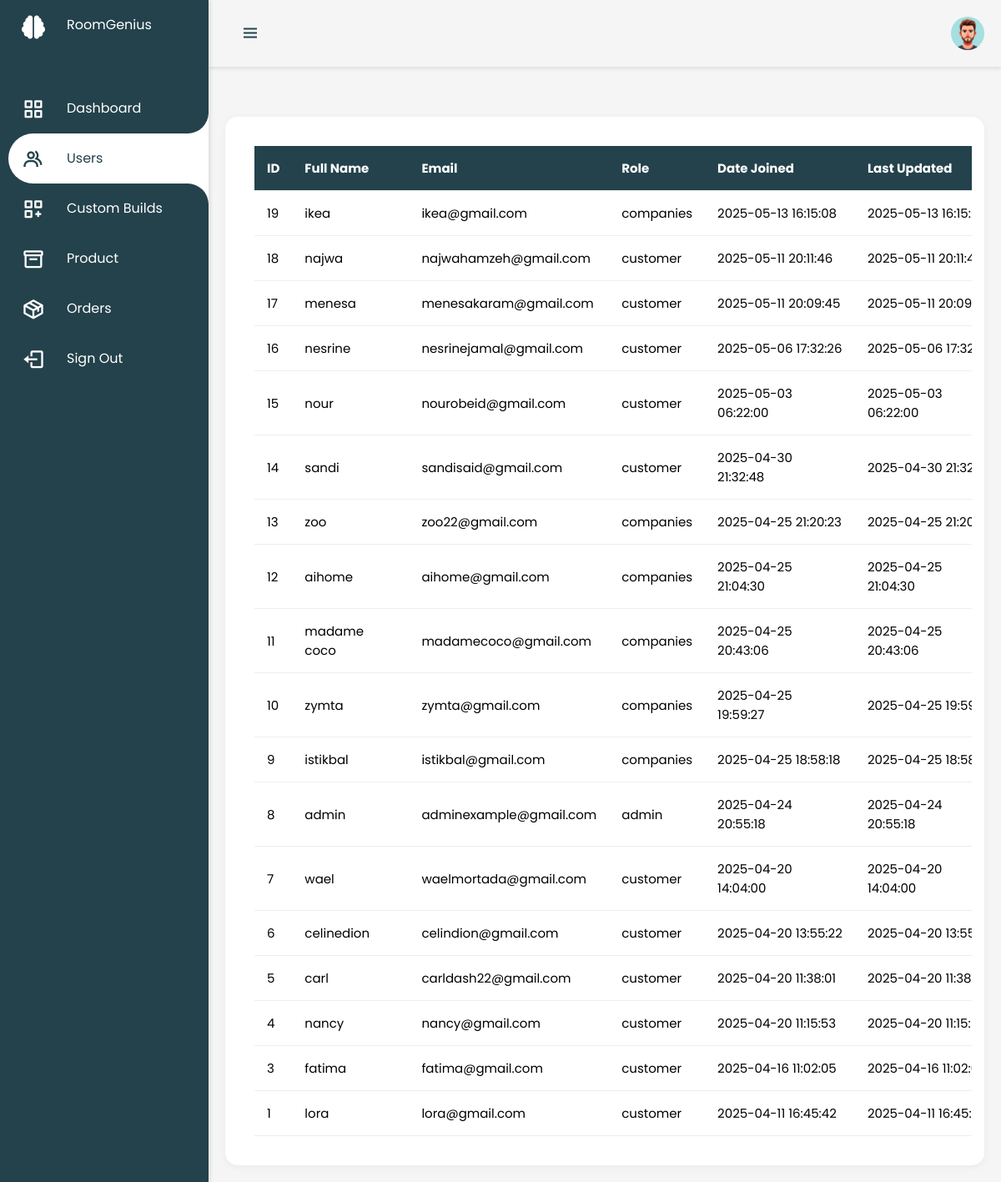
Page /users.php (signed in) on the committed database.
### tables this page shows
CREATE TABLE `users` (
  `id` int(11) NOT NULL,
  `name` varchar(100) NOT NULL,
  `email` varchar(100) NOT NULL,
  `password` varchar(255) NOT NULL,
  `role` varchar(50) NOT NULL,
  `created_at` timestamp NOT NULL DEFAULT current_timestamp(),
  `updated_at` timestamp NOT NULL DEFAULT current_timestamp()
);

### users.php (the view, shortened to what this page needs)
<?php
include 'db.php';
?>
<!DOCTYPE html>
<html lang="en">
<head>
    <link href='https://unpkg.com/boxicons@2.1.4/css/boxicons.min.css' rel='stylesheet'>
    <link rel="stylesheet" href="https://cdnjs.cloudflare.com/ajax/libs/font-awesome/6.5.1/css/all.min.css">
    <link rel="stylesheet" href="https://cdn.jsdelivr.net/npm/remixicon/fonts/remixicon.css">
    <link rel="stylesheet" href="admin.css">
    <link rel="stylesheet" href="users.css">
</head>
<body>
    <div id="admin-wrapper">
        <?php include 'admin_sidebar.php'; ?>
        <div id="admin-content">
            <div class="main">
            <div class="topbar">
                <div class="toggle">
                    <i class='bx bx-menu'></i>
                </div>
                <div class="user">
                    <img src="photos/adminphoto.JPG" alt="Admin">
                </div>
            </div>
            <div class="content">
                <div class="details">
                    <div class="recentOrders">
                        <table>
                            <thead>
                                <tr>
                                    <th>ID</th>
                                    <th>Full Name</th>
                                    <th>Email</th>
                                    <th>Role</th>
                                    <th>Date Joined</th>
                                    <th>Last Updated</th>
                                </tr>
                            </thead>
                            <tbody>
                                <?php
                                $query = "SELECT id, name, email, role, created_at, updated_at FROM users ORDER BY created_at DESC";
                                $result = $conn->query($query);
                                if ($result->num_rows > 0) {
                                    while ($row = $result->fetch_assoc()) {
                                        echo "<tr>
                                            <td>{$row['id']}</td>
                                            <td>{$row['name']}</td>
                                            <td>{$row['email']}</td>
                                            <td>{$row['role']}</td>
                                            <td>{$row['created_at']}</td>
                                            <td>{$row['updated_at']}</td>
                                        </tr>";
                                    }
                                } else {
                                    echo "<tr><td colspan='6'>No users found.</td></tr>";
                                }
                                ?>
                            </tbody>
                        </table>
                    </div>
                </div>
            </div>
        </div>
    </div>
</body>
</html>

### admin.css (style rules this page uses)
* { margin: 0; padding: 0; box-sizing: border-box; font-family: 'Poppins', sans-serif; }
body { min-height: 100vh; overflow-x: hidden; }
.main { position: relative; width: 100%; min-height: 100vh; background: #f5f5f5; transition: all 0.3s ease; padding: 0 !important; margin-left: 250px; overflow-x: hidden; flex-grow: 1; }
.topbar { display: flex; justify-content: space-between; align-items: center; margin-bottom: 20px; padding: 0 20px; width: 100%; box-sizing: border-box; }
.toggle { position: relative; width: 60px; height: 60px; display: flex; justify-content: center; align-items: center; font-size: 2.5em; cursor: pointer; color: #24424c; }
.recentOrders { background: #fff; padding: 20px; border-radius: 0; box-shadow: none; overflow-x: auto; margin: 0; width: 100%; min-height: 100vh; }
.content { padding: 20px; width: 100%; }

### users.css (style rules this page uses)
body { font-family: 'Poppins', sans-serif; margin: 0; padding: 0; background-color: #f5f5f5; }
.details { background: #fff; padding: 25px; border-radius: 15px; box-shadow: 0 2px 10px rgba(0, 0, 0, 0.05); margin-top: 20px; }
.recentOrders table { width: 100%; border-collapse: collapse; font-size: 15px; min-width: 900px; }
.recentOrders thead { background-color: #24424c; color: #fff; }
.recentOrders th, .recentOrders td { text-align: left; padding: 15px; border-bottom: 1px solid #eee; }
@media screen and (max-width: 1200px) { .main { padding: 15px; } }
@media screen and (max-width: 1200px) { .details { padding: 15px; } }

### users.php (style rules this page uses)
* { box-sizing: border-box; margin: 0; padding: 0; }
body, html { width: 100%; overflow-x: hidden; margin: 0; padding: 0; }
#admin-wrapper { display: flex; width: 100%; min-height: 100vh; position: relative; }
#admin-content { margin-left: 250px !important; width: calc(100% - 250px) !important; min-height: 100vh !important; transition: margin-left 0.3s ease, width 0.3s ease !important; position: relative !important; overflow-x: hidden !important; }
.topbar { width: 100% !important; padding: 10px 20px !important; display: flex !important; justify-content: space-between !important; align-items: center !important; box-shadow: 0 2px 5px rgba(0,0,0,0.1) !important; }
.user { display: flex !important; align-items: center !important; justify-content: center !important; }
.user img { width: 40px !important; height: 40px !important; border-radius: 50% !important; object-fit: cover !important; cursor: pointer !important; }
.toggle { cursor: pointer !important; font-size: 24px !important; }
.content { width: 100% !important; max-width: 100% !important; overflow-x: hidden !important; padding: 20px !important; box-sizing: border-box !important; }
.main, .container { all: unset !important; display: contents !important; }

### rows in the picture
users: id "19", name "ikea", email "ikea@gmail.com", role "companies", created_at "2025-05-13 16:15:08", updated_at "2025-05-13…"
users: id "18", name "najwa", email "najwahamzeh@gmail.com", role "customer", created_at "2025-05-11 20:11:46", updated_at "2025-05-11…"
users: id "17", name "menesa", email "menesakaram@gmail.com", role "customer", created_at "2025-05-11 20:09:45", updated_at "2025-05-11…"
users: id "16", name "nesrine", email "nesrinejamal@gmail.com", role "customer", created_at "2025-05-06 17:32:26", updated_at "2025-05-06…"
users: id "15", name "nour", email "nourobeid@gmail.com", role "customer", created_at "2025-05-03 06:22:00", updated_at "2025-05-03 06:22:00"
users: id "14", name "sandi", email "sandisaid@gmail.com", role "customer", created_at "2025-04-30 21:32:48", updated_at "2025-04-30…"
users: id "13", name "zoo", email "zoo22@gmail.com", role "companies", created_at "2025-04-25 21:20:23", updated_at "2025-04-25…"
users: id "12", name "aihome", email "aihome@gmail.com", role "companies", created_at "2025-04-25 21:04:30", updated_at "2025-04-25 21:04:30"
users: id "11", name "madame coco", email "madamecoco@gmail.com", role "companies", created_at "2025-04-25 20:43:06", updated_at "2025-04-25 20:43:06"
users: id "10", name "zymta", email "zymta@gmail.com", role "companies", created_at "2025-04-25 19:59:27", updated_at "2025-04-25…"
users: id "9", name "istikbal", email "istikbal@gmail.com", role "companies", created_at "2025-04-25 18:58:18", updated_at "2025-04-25…"
users: id "8", name "admin", email "adminexample@gmail.com", role "admin", created_at "2025-04-24 20:55:18", updated_at "2025-04-24 20:55:18"
users: id "7", name "wael", email "waelmortada@gmail.com", role "customer", created_at "2025-04-20 14:04:00", updated_at "2025-04-20 14:04:00"
users: id "6", name "celinedion", email "celindion@gmail.com", role "customer", created_at "2025-04-20 13:55:22", updated_at "2025-04-20…"
users: id "5", name "carl", email "carldash22@gmail.com", role "customer", created_at "2025-04-20 11:38:01", updated_at "2025-04-20…"
users: id "4", name "nancy", email "nancy@gmail.com", role "customer", created_at "2025-04-20 11:15:53", updated_at "2025-04-20…"
users: id "3", name "fatima", email "fatima@gmail.com", role "customer", created_at "2025-04-16 11:02:05", updated_at "2025-04-16…"
users: id "1", name "lora", email "lora@gmail.com", role "customer", created_at "2025-04-11 16:45:42", updated_at "2025-04-11…"
